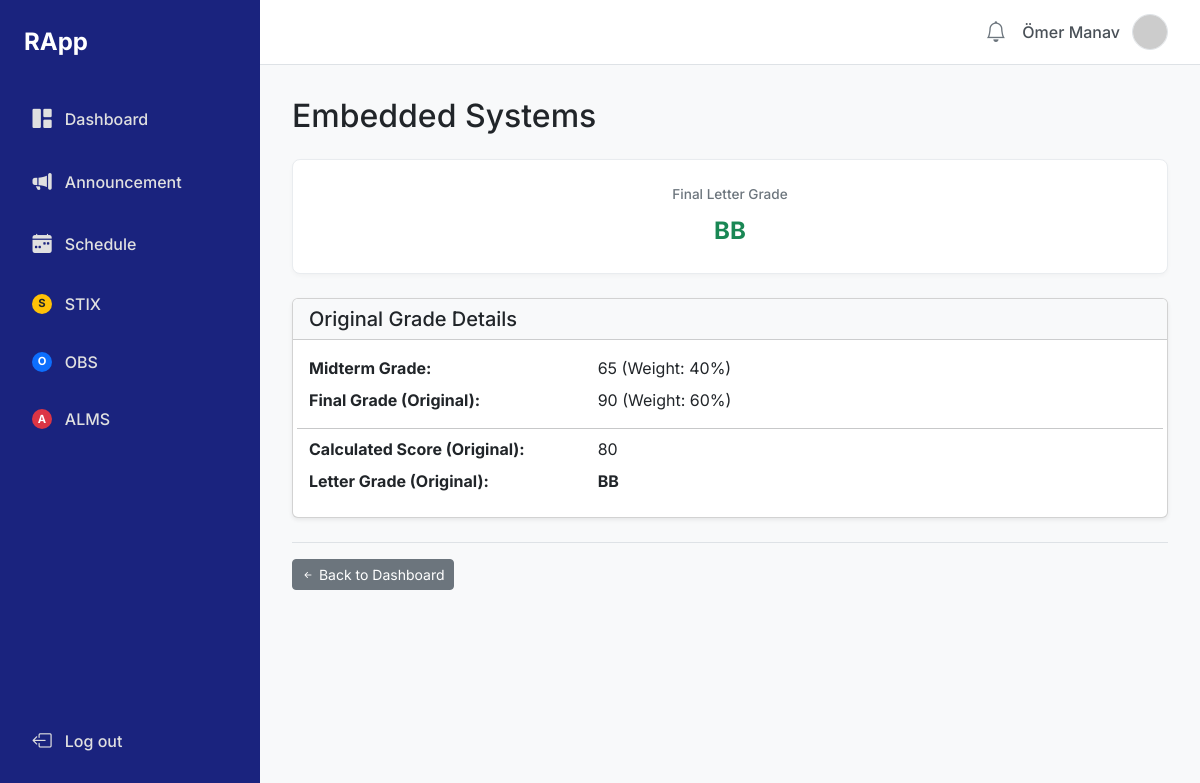
The page /student/course/2/ (signed in) on the database its author committed.
### makeup_exam/models.py (models this page shows, shortened)
class Course(models.Model):
    course_code = models.CharField(max_length=10, unique=True, verbose_name="Course Code", help_text="CSE101")
    course_name = models.CharField(max_length=100, verbose_name="Course Name", help_text="Introduction to Computer Science")
    credits = models.PositiveIntegerField(default=3, verbose_name="Credits")
    teacher = models.ForeignKey(
        User,
        on_delete=models.SET_NULL,
        null=True,
        limit_choices_to={'profile__role': 'teacher'},
        related_name='taught_courses'
    )
    midterm_weight = models.PositiveSmallIntegerField(
        default=40,
        validators=[MinValueValidator(0), MaxValueValidator(100)]
    )
    final_weight = models.PositiveSmallIntegerField(
        default=60,
        validators=[MinValueValidator(0), MaxValueValidator(100)]
    )

class Enrollment(models.Model):
    student = models.ForeignKey(
        User,
        on_delete=models.CASCADE,
        limit_choices_to={'profile__role': 'student'}
    )
    course = models.ForeignKey(Course, on_delete=models.CASCADE)
    midterm_grade = models.PositiveSmallIntegerField(
        null=True, blank=True,
        validators=[MinValueValidator(0), MaxValueValidator(100)]
    )
    final_grade = models.PositiveSmallIntegerField(
        null=True, blank=True,
        validators=[MinValueValidator(0), MaxValueValidator(100)]
    )
    applied_for_makeup = models.BooleanField(default=False)
    class Meta:
        unique_together = ('student', 'course')
    def calculate_final_score(self):
        if self.midterm_grade is not None and self.final_grade is not None:
            score = (self.midterm_grade * self.course.midterm_weight / 100.0) + \
                    (self.final_grade * self.course.final_weight / 100.0)
            return round(score)
        return None
    def get_letter_grade(self):
        score = self.calculate_final_score()
        if score is None:
            return '-'
        if score >= 90: return 'AA'
        elif score >= 85: return 'BA'
        elif score >= 80: return 'BB'
        elif score >= 70: return 'CB'
        elif score >= 60: return 'CC'
        elif score >= 50: return 'DC'
        else: return 'FF'
    def is_eligible_for_makeup(self):
        letter_grade = self.get_letter_grade()
        return letter_grade in ['DC', 'FF']

### makeup_exam/views.py (the view)
# urls.py: path('student/course/<int:enrollment_id>/', views.student_course_detail, name='student_course_detail'),
@login_required(login_url='login_selection')
def student_course_detail(request, enrollment_id):
    if not user_is_role(request.user, 'student'):
        messages.error(request, "Bu sayfaya erişim yetkiniz yok.")
        auth_logout(request)
        return redirect('login_selection')
    enrollment = get_object_or_404(Enrollment, id=enrollment_id, student=request.user)
    context = {
        'enrollment': enrollment,
        'course': enrollment.course,
        'page_title': enrollment.course.course_name
    }
    return render(request, 'makeup_exam/student/student_course_detail.html', context)

### makeup_exam/views.py (called while the page is built)
def user_is_role(user, role_name):
    try:
        return user.is_authenticated and user.profile.role == role_name
    except Profile.DoesNotExist:
        return False

### makeup_exam/templates/makeup_exam/student/student_course_detail.html (shortened to what this page needs)
{% extends 'makeup_exam/base.html' %}
{% block page_title %}{{ page_title }}{% endblock %}
{% block content %}
    <div class="grade-summary mb-4">
        <div class="grade-item">
            <span class="grade-label">Final Letter Grade</span>
            {% if enrollment.resit_grade_entry and enrollment.resit_grade_entry.grade is not None %}
                {% with new_grade=enrollment.resit_grade_entry.get_new_letter_grade_with_resit %}
                    <span class="grade-value grade-{{ new_grade|lower }}">
                        {{ new_grade }}
                    </span>
                    <small class="d-block text-muted">(After Resit)</small>
                {% endwith %}
            {% else %}
                <span class="grade-value grade-{{ enrollment.get_letter_grade|lower }}">
                    {{ enrollment.get_letter_grade }}
                </span>
            {% endif %}
        </div>
    </div>
     <div class="card shadow-sm mb-4">
        <div class="card-header bg-light">
           <h5 class="mb-0">Original Grade Details</h5>
        </div>
        <div class="card-body">
             <dl class="row mb-0">
                <dt class="col-sm-4">Midterm Grade:</dt>
                <dd class="col-sm-8">{{ enrollment.midterm_grade|default:"-" }} (Weight: {{ course.midterm_weight }}%)</dd>
                <dt class="col-sm-4">Final Grade (Original):</dt>
                <dd class="col-sm-8">{{ enrollment.final_grade|default:"-" }} (Weight: {{ course.final_weight }}%)</dd>
                <hr class="my-2">
                <dt class="col-sm-4">Calculated Score (Original):</dt>
                <dd class="col-sm-8">{{ enrollment.calculate_final_score|default:"-" }}</dd>
                <dt class="col-sm-4">Letter Grade (Original):</dt>
                <dd class="col-sm-8">
                    <strong class="grade-value grade-{{ enrollment.get_letter_grade|lower }}">
                        {{ enrollment.get_letter_grade }}
                    </strong>
                </dd>
            </dl>
        </div>
    </div>
    <div class="mt-4 pt-3 border-top">
         <a href="{% url 'student_dashboard' %}" class="btn btn-secondary btn-sm">
             <i class="bi bi-arrow-left-short"></i> Back to Dashboard
         </a>
     </div>
{% endblock %}

### makeup_exam/templates/makeup_exam/base.html (shortened to what this page needs)
<!DOCTYPE html>
<html lang="tr">
<head>
    <link href="https://cdn.jsdelivr.net/npm/bootstrap@5.3.0/dist/css/bootstrap.min.css" rel="stylesheet">
    <link rel="stylesheet" href="https://cdn.jsdelivr.net/npm/bootstrap-icons@1.10.0/font/bootstrap-icons.css">
</head>
<body>
    <div class="sidebar">
        <div class="sidebar-header">RApp</div>
        <ul class="nav flex-column">
            <li class="nav-item">
                <a class="nav-link {% if 'dashboard' in request.resolver_match.url_name %}active{% endif %}"
                   href="{% if user.profile.role == 'student' %}{% url 'student_dashboard' %}{% elif user.profile.role == 'teacher' %}{% url 'teacher_dashboard' %}{% elif user.profile.role == 'faculty' %}{% url 'faculty_dashboard' %}{% else %}#{% endif %}">
                    <i class="bi bi-grid-1x2-fill"></i> Dashboard
                </a>
            </li>
            {% if user.profile.role == 'student' or user.profile.role == 'teacher' %}
            <li class="nav-item">
                <a class="nav-link {% if 'announcements' in request.resolver_match.url_name %}active{% endif %}"
                   href="{% if user.profile.role == 'student' %}{% url 'student_announcements' %}{% elif user.profile.role == 'teacher' %}{% url 'teacher_announcements' %}{% endif %}">
                    <i class="bi bi-megaphone-fill"></i> Announcement
                </a>
            </li>
            {% endif %}
             {% if user.profile.role == 'student' or user.profile.role == 'teacher' %}
            <li class="nav-item">
                <a class="nav-link {% if 'schedule' in request.resolver_match.url_name %}active{% endif %}"
                   href="{% if user.profile.role == 'student' %}{% url 'student_schedule' %}{% elif user.profile.role == 'teacher' %}{% url 'teacher_schedule' %}{% endif %}">
                    <i class="bi bi-calendar-week-fill"></i> Schedule
                </a>
            </li>
            {% endif %}
            <li class="nav-item">
                <a class="nav-link {% if request.resolver_match.url_name == 'stix_page' %}active{% endif %}" href="{% url 'stix_page' %}">
                    <span class="badge bg-warning text-dark">S</span> STIX
                </a>
            </li>
            <li class="nav-item">
                <a class="nav-link {% if request.resolver_match.url_name == 'obs_page' %}active{% endif %}" href="{% url 'obs_page' %}">
                    <span class="badge bg-primary">O</span> OBS
                </a>
            </li>
            <li class="nav-item">
                <a class="nav-link {% if request.resolver_match.url_name == 'alms_page' %}active{% endif %}" href="{% url 'alms_page' %}">
                    <span class="badge bg-danger">A</span> ALMS
                </a>
            </li>
        </ul>
        <a href="{% url 'logout' %}" class="nav-link logout-link mt-auto">
            <i class="bi bi-box-arrow-left"></i> Log out
        </a>
    </div>
    <div class="main-content">
         <nav class="top-navbar">
            <div class="user-info">
                 <i class="bi bi-bell"></i>
                 <span class="user-name">{{ user.get_full_name|default:user.username }}</span>
                 <img src="https://placehold.co/36x36/adb5bd/ffffff?text={{ user.username.0|upper }}" alt="Profil Resmi">
            </div>
        </nav>
        <div class="content-area">
            <h2 class="mb-4">{% block page_title %}{% endblock %}</h2>
            {% block content %}
            {% endblock %}
        </div>
    </div>
</body>
</html>

### makeup_exam/templates/makeup_exam/base.html (style rules this page uses)
body { font-family: 'Inter', sans-serif; background-color: #f8f9fa; display: flex; min-height: 100vh; overflow-x: hidden; }
.sidebar { width: 260px; background-color: #1a237e; color: #fff; padding: 1.5rem 1rem; position: fixed; top: 0; bottom: 0; left: 0; z-index: 100; display: flex; flex-direction: column; }
.sidebar .sidebar-header { font-size: 1.5rem; font-weight: 700; margin-bottom: 2rem; padding-left: 0.5rem; }
.sidebar .nav-link { color: #e0e0e0; padding: 0.8rem 1rem; margin-bottom: 0.5rem; border-radius: 0.375rem; display: flex; align-items: center; font-weight: 500; transition: background-color 0.2s ease, color 0.2s ease; }
.sidebar .nav-link .bi { margin-right: 0.8rem; font-size: 1.2rem; width: 20px; text-align: center; }
.sidebar .nav-link .badge { width: 20px; height: 20px; border-radius: 50%; display: inline-flex; justify-content: center; align-items: center; font-size: 0.7rem; font-weight: bold; margin-right: 0.8rem; }
.sidebar .logout-link { margin-top: auto; }
.main-content { margin-left: 260px; padding: 0; width: calc(100% - 260px); flex-grow: 1; }
.top-navbar { background-color: #fff; border-bottom: 1px solid #dee2e6; padding: 0.75rem 2rem; height: 65px; display: flex; justify-content: flex-end; align-items: center; }
.top-navbar .user-info { display: flex; align-items: center; color: #495057; }
.top-navbar .user-info .bi-bell { font-size: 1.3rem; margin-right: 1rem; color: #6c757d; cursor: pointer; }
.top-navbar .user-info .user-name { font-weight: 500; margin-right: 0.75rem; }
.top-navbar .user-info img { width: 36px; height: 36px; border-radius: 50%; object-fit: cover; border: 1px solid #dee2e6; }
.content-area { padding: 2rem; }
.grade-summary { display: flex; justify-content: space-around; text-align: center; background-color: #fff; padding: 1.5rem 1rem; border-radius: 0.5rem; border: 1px solid #e9ecef; box-shadow: 0 2px 4px rgba(0,0,0,0.03); margin-bottom: 2rem; }
.grade-summary .grade-item { flex: 1; }
.grade-summary .grade-item .grade-label { font-size: 0.85rem; color: #6c757d; margin-bottom: 0.5rem; display: block; font-weight: 500; }
.grade-summary .grade-item .grade-value { font-size: 1.5rem; font-weight: 700; color: #212529; }
.grade-summary .grade-item .grade-value.grade-bb, .grade-summary .grade-item .grade-value.grade-ba, .grade-summary .grade-item .grade-value.grade-aa { color: #198754; }

### rows shown on the page
Course: course_name "Embedded Systems", midterm_weight "40", final_weight "60"
Enrollment: get_letter_grade "BB", midterm_grade "65", final_grade "90", calculate_final_score "80"

### other values the page prints
{{ user.get_full_name|default:user.username }} "Ömer Manav"
